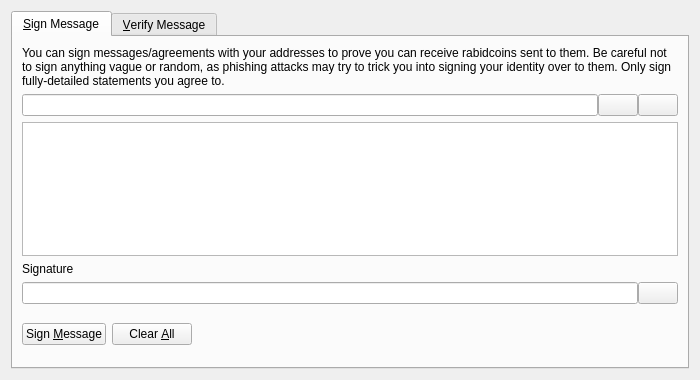
<?xml version="1.0" encoding="UTF-8"?>
<ui version="4.0">
 <class>SignVerifyMessageDialog</class>
 <widget class="QDialog" name="SignVerifyMessageDialog">
  <property name="geometry">
   <rect>
    <x>0</x>
    <y>0</y>
    <width>700</width>
    <height>380</height>
   </rect>
  </property>
  <property name="windowTitle">
   <string>Signatures - Sign / Verify a Message</string>
  </property>
  <property name="modal">
   <bool>true</bool>
  </property>
  <layout class="QVBoxLayout" name="verticalLayout">
   <item>
    <widget class="QTabWidget" name="tabWidget">
     <property name="currentIndex">
      <number>0</number>
     </property>
     <widget class="QWidget" name="tabSignMessage">
      <attribute name="title">
       <string>&amp;Sign Message</string>
      </attribute>
      <layout class="QVBoxLayout" name="verticalLayout_SM">
       <item>
        <widget class="QLabel" name="infoLabel_SM">
         <property name="text">
          <string>You can sign messages/agreements with your addresses to prove you can receive rabidcoins sent to them. Be careful not to sign anything vague or random, as phishing attacks may try to trick you into signing your identity over to them. Only sign fully-detailed statements you agree to.</string>
         </property>
         <property name="textFormat">
          <enum>Qt::PlainText</enum>
         </property>
         <property name="wordWrap">
          <bool>true</bool>
         </property>
        </widget>
       </item>
       <item>
        <layout class="QHBoxLayout" name="horizontalLayout_1_SM">
         <property name="spacing">
          <number>0</number>
         </property>
         <item>
          <widget class="QValidatedLineEdit" name="addressIn_SM">
           <property name="toolTip">
            <string>The RabidCoin address to sign the message with</string>
           </property>
          </widget>
         </item>
         <item>
          <widget class="QPushButton" name="addressBookButton_SM">
           <property name="toolTip">
            <string>Choose previously used address</string>
           </property>
           <property name="text">
            <string/>
           </property>
           <property name="icon">
            <iconset resource="../bitcoin.qrc">
             <normaloff>:/icons/address-book</normaloff>:/icons/address-book</iconset>
           </property>
           <property name="shortcut">
            <string>Alt+A</string>
           </property>
           <property name="autoDefault">
            <bool>false</bool>
           </property>
          </widget>
         </item>
         <item>
          <widget class="QPushButton" name="pasteButton_SM">
           <property name="toolTip">
            <string>Paste address from clipboard</string>
           </property>
           <property name="text">
            <string/>
           </property>
           <property name="icon">
            <iconset resource="../bitcoin.qrc">
             <normaloff>:/icons/editpaste</normaloff>:/icons/editpaste</iconset>
           </property>
           <property name="shortcut">
            <string>Alt+P</string>
           </property>
           <property name="autoDefault">
            <bool>false</bool>
           </property>
          </widget>
         </item>
        </layout>
       </item>
       <item>
        <widget class="QPlainTextEdit" name="messageIn_SM">
         <property name="toolTip">
          <string>Enter the message you want to sign here</string>
         </property>
        </widget>
       </item>
       <item>
        <widget class="QLabel" name="signatureLabel_SM">
         <property name="text">
          <string>Signature</string>
         </property>
         <property name="textFormat">
          <enum>Qt::PlainText</enum>
         </property>
        </widget>
       </item>
       <item>
        <layout class="QHBoxLayout" name="horizontalLayout_2_SM">
         <property name="spacing">
          <number>0</number>
         </property>
         <item>
          <widget class="QLineEdit" name="signatureOut_SM">
           <property name="font">
            <font>
             <italic>true</italic>
            </font>
           </property>
           <property name="readOnly">
            <bool>true</bool>
           </property>
          </widget>
         </item>
         <item>
          <widget class="QPushButton" name="copySignatureButton_SM">
           <property name="toolTip">
            <string>Copy the current signature to the system clipboard</string>
           </property>
           <property name="text">
            <string/>
           </property>
           <property name="icon">
            <iconset resource="../bitcoin.qrc">
             <normaloff>:/icons/editcopy</normaloff>:/icons/editcopy</iconset>
           </property>
           <property name="autoDefault">
            <bool>false</bool>
           </property>
          </widget>
         </item>
        </layout>
       </item>
       <item>
        <layout class="QHBoxLayout" name="horizontalLayout_3_SM">
         <item>
          <widget class="QPushButton" name="signMessageButton_SM">
           <property name="toolTip">
            <string>Sign the message to prove you own this RabidCoin address</string>
           </property>
           <property name="text">
            <string>Sign &amp;Message</string>
           </property>
           <property name="icon">
            <iconset resource="../bitcoin.qrc">
             <normaloff>:/icons/edit</normaloff>:/icons/edit</iconset>
           </property>
           <property name="autoDefault">
            <bool>false</bool>
           </property>
          </widget>
         </item>
         <item>
          <widget class="QPushButton" name="clearButton_SM">
           <property name="toolTip">
            <string>Reset all sign message fields</string>
           </property>
           <property name="text">
            <string>Clear &amp;All</string>
           </property>
           <property name="icon">
            <iconset resource="../bitcoin.qrc">
             <normaloff>:/icons/remove</normaloff>:/icons/remove</iconset>
           </property>
           <property name="autoDefault">
            <bool>false</bool>
           </property>
          </widget>
         </item>
         <item>
          <spacer name="horizontalSpacer_1_SM">
           <property name="orientation">
            <enum>Qt::Horizontal</enum>
           </property>
           <property name="sizeHint" stdset="0">
            <size>
             <width>40</width>
             <height>48</height>
            </size>
           </property>
          </spacer>
         </item>
         <item>
          <widget class="QLabel" name="statusLabel_SM">
           <property name="font">
            <font>
             <weight>75</weight>
             <bold>true</bold>
            </font>
           </property>
           <property name="text">
            <string/>
           </property>
           <property name="wordWrap">
            <bool>true</bool>
           </property>
          </widget>
         </item>
         <item>
          <spacer name="horizontalSpacer_2_SM">
           <property name="orientation">
            <enum>Qt::Horizontal</enum>
           </property>
           <property name="sizeHint" stdset="0">
            <size>
             <width>40</width>
             <height>48</height>
            </size>
           </property>
          </spacer>
         </item>
        </layout>
       </item>
      </layout>
     </widget>
     <widget class="QWidget" name="tabVerifyMessage">
      <attribute name="title">
       <string>&amp;Verify Message</string>
      </attribute>
      <layout class="QVBoxLayout" name="verticalLayout_VM">
       <item>
        <widget class="QLabel" name="infoLabel_VM">
         <property name="text">
          <string>Enter the receiver's address, message (ensure you copy line breaks, spaces, tabs, etc. exactly) and signature below to verify the message. Be careful not to read more into the signature than what is in the signed message itself, to avoid being tricked by a man-in-the-middle attack. Note that this only proves the signing party receives with the address, it cannot prove sendership of any transaction!</string>
         </property>
         <property name="textFormat">
          <enum>Qt::PlainText</enum>
         </property>
         <property name="alignment">
          <set>Qt::AlignLeading|Qt::AlignLeft|Qt::AlignTop</set>
         </property>
         <property name="wordWrap">
          <bool>true</bool>
         </property>
        </widget>
       </item>
       <item>
        <layout class="QHBoxLayout" name="horizontalLayout_1_VM">
         <property name="spacing">
          <number>0</number>
         </property>
         <item>
          <widget class="QValidatedLineEdit" name="addressIn_VM">
           <property name="toolTip">
            <string>The RabidCoin address the message was signed with</string>
           </property>
          </widget>
         </item>
         <item>
          <widget class="QPushButton" name="addressBookButton_VM">
           <property name="toolTip">
            <string>Choose previously used address</string>
           </property>
           <property name="text">
            <string/>
           </property>
           <property name="icon">
            <iconset resource="../bitcoin.qrc">
             <normaloff>:/icons/address-book</normaloff>:/icons/address-book</iconset>
           </property>
           <property name="shortcut">
            <string>Alt+A</string>
           </property>
           <property name="autoDefault">
            <bool>false</bool>
           </property>
          </widget>
         </item>
        </layout>
       </item>
       <item>
        <widget class="QPlainTextEdit" name="messageIn_VM"/>
       </item>
       <item>
        <widget class="QValidatedLineEdit" name="signatureIn_VM"/>
       </item>
       <item>
        <layout class="QHBoxLayout" name="horizontalLayout_2_VM">
         <item>
          <widget class="QPushButton" name="verifyMessageButton_VM">
           <property name="toolTip">
            <string>Verify the message to ensure it was signed with the specified RabidCoin address</string>
           </property>
           <property name="text">
            <string>Verify &amp;Message</string>
           </property>
           <property name="icon">
            <iconset resource="../bitcoin.qrc">
             <normaloff>:/icons/transaction_0</normaloff>:/icons/transaction_0</iconset>
           </property>
           <property name="autoDefault">
            <bool>false</bool>
           </property>
          </widget>
         </item>
         <item>
          <widget class="QPushButton" name="clearButton_VM">
           <property name="toolTip">
            <string>Reset all verify message fields</string>
           </property>
           <property name="text">
            <string>Clear &amp;All</string>
           </property>
           <property name="icon">
            <iconset resource="../bitcoin.qrc">
             <normaloff>:/icons/remove</normaloff>:/icons/remove</iconset>
           </property>
           <property name="autoDefault">
            <bool>false</bool>
           </property>
          </widget>
         </item>
         <item>
          <spacer name="horizontalSpacer_1_VM">
           <property name="orientation">
            <enum>Qt::Horizontal</enum>
           </property>
           <property name="sizeHint" stdset="0">
            <size>
             <width>40</width>
             <height>48</height>
            </size>
           </property>
          </spacer>
         </item>
         <item>
          <widget class="QLabel" name="statusLabel_VM">
           <property name="font">
            <font>
             <weight>75</weight>
             <bold>true</bold>
            </font>
           </property>
           <property name="text">
            <string/>
           </property>
           <property name="wordWrap">
            <bool>true</bool>
           </property>
          </widget>
         </item>
         <item>
          <spacer name="horizontalSpacer_2_VM">
           <property name="orientation">
            <enum>Qt::Horizontal</enum>
           </property>
           <property name="sizeHint" stdset="0">
            <size>
             <width>40</width>
             <height>48</height>
            </size>
           </property>
          </spacer>
         </item>
        </layout>
       </item>
      </layout>
     </widget>
    </widget>
   </item>
  </layout>
 </widget>
 <customwidgets>
  <customwidget>
   <class>QValidatedLineEdit</class>
   <extends>QLineEdit</extends>
   <header>qvalidatedlineedit.h</header>
  </customwidget>
 </customwidgets>
 <resources>
  <include location="../bitcoin.qrc"/>
 </resources>
 <connections/>
</ui>
